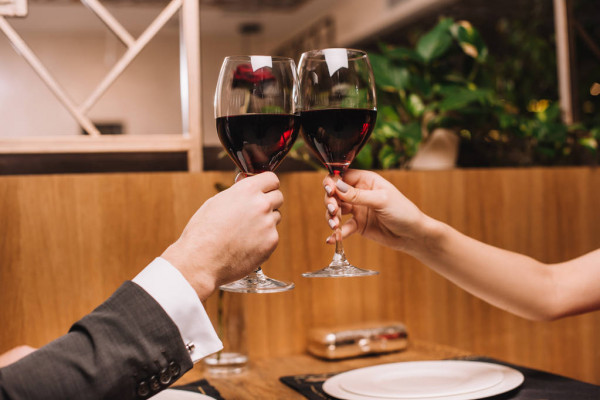
#> input picture 2021-28-06/brinde.jpg, 600 x 400 px
$ python Cp4-Mask.py
#> lines starting #> are read from the running program, lines starting #| are printed output that depends on the picture; after the words box and inside, x2 and y2 are one past the last pixel; in counts of white or black regions, pixels touching at a corner belong together
import cv2 as cv
import numpy as np
from matplotlib import pyplot as plt

src = cv.imread("brinde.jpg")
#> src is the input picture: shape (400, 600, 3); mean B, G, R 73.3, 102.3, 143.6
src = cv.cvtColor(src, cv.COLOR_BGR2RGB) #Reliza-se uma conversão da imagem de BGR para RGB, devido a biblioteca matplotlib utilizar apenas RGB

mask = np.zeros(src.shape[:2], dtype = "uint8") #Transforma a imagem selecionada na cor preta, definindo todos os canais como "zero"
#Outros tipos de dados a ser trabalhados : https://scikit-image.org/docs/dev/user_guide/data_types.html
cv.ellipse(mask,(300,200),(100,175),0,0,360,255,-1) #Desenha uma elipse, passando os parâmetros necessários
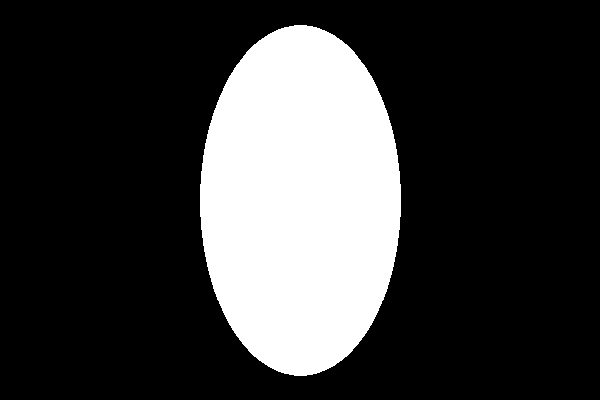
#> mask: shape (400, 600); 23.1% white; 1 white region, box (x1, y1, x2, y2) and area: (200, 25, 401, 376) 55331
src_mask = cv.bitwise_and(src,src, mask= mask) #Sobrepõe o desenho realizado, elipse, em cima da mascara criada, utiliza-se o operador lógico "bitwise" "and" para sobrepor
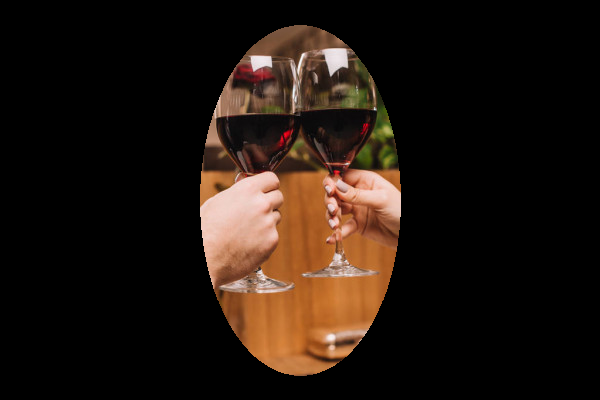
#> src_mask: shape (400, 600, 3); mean R, G, B 33.2, 22.3, 15

plt.subplot(1,3,1) #Define a exbição com 1 linhas, 3 colunas e o indice na qual a imagem irá, no caso o primeiro indice
plt.title("Original") #Titulo para cada plot
plt.imshow(src) #plot desejado

plt.subplot(1,3,2)
plt.title("Máscara binária")
plt.imshow(mask,'gray') #Defini-se um color map para a imgame, assim sendo possivel trabalhar com as escalas cinzas na imagem

plt.subplot(1,3,3)
plt.title("Imagem com máscara")
plt.imshow(src_mask)

plt.show() #Plota-se todas as imagens definidas
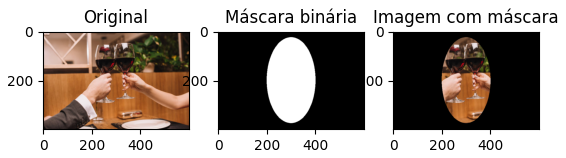
#> figure drawn by matplotlib, 3 panels

$ run again, with 2021-28-06/campo.jpg copied over 2021-28-06/brinde.jpg
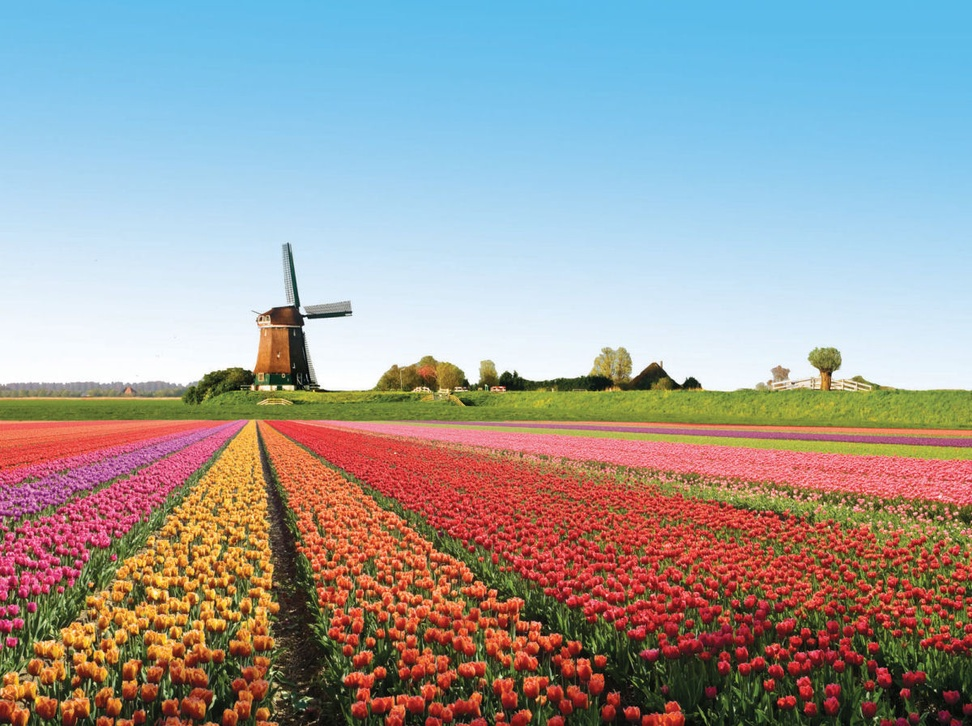
#> input picture 2021-28-06/campo.jpg, 972 x 726 px, shrunk from 1200 x 896 before the run
#> src is the input picture: shape (726, 972, 3); mean B, G, R 155.3, 156.1, 157.1
#> `cv.ellipse(mask,(300,200),(100,175),0,0,360,255,-1)`:
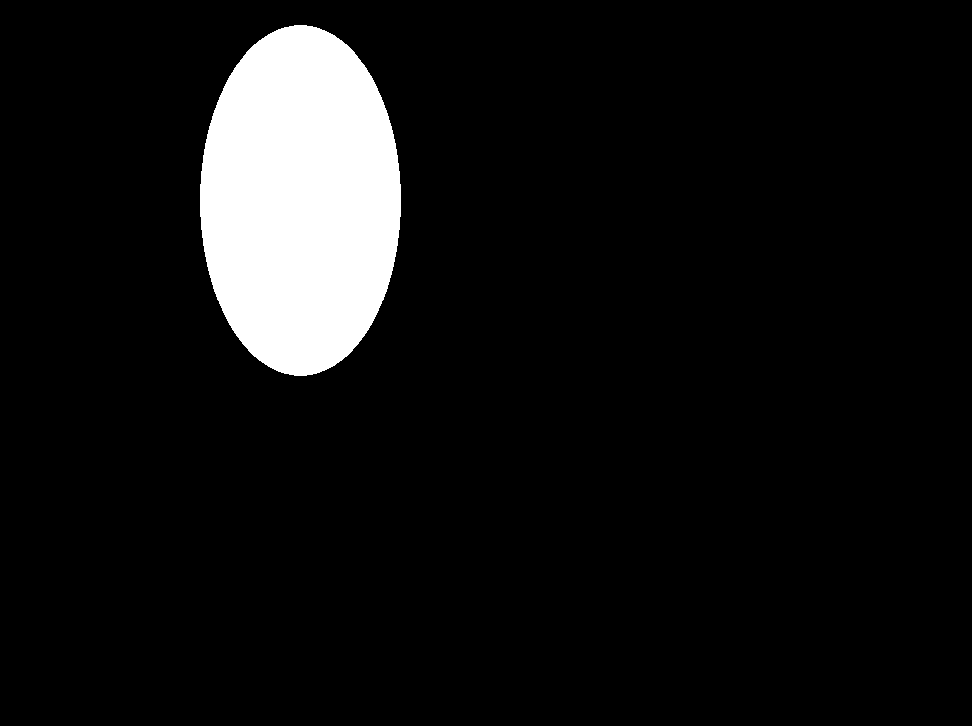
#> mask: shape (726, 972); 7.8% white; 1 white region, box (x1, y1, x2, y2) and area: (200, 25, 401, 376) 55331
#> `plt.show()`:
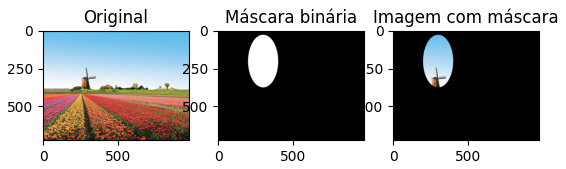
#> figure drawn by matplotlib, 3 panels

$ run again, with 2021-28-06/campoMod.jpg copied over 2021-28-06/brinde.jpg
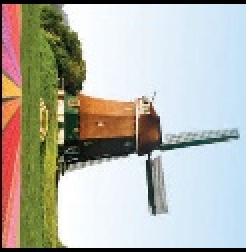
#> input picture 2021-28-06/campoMod.jpg, 123 x 126 px (shown 2 times larger)
#> src is the input picture: shape (126, 123, 3); mean B, G, R 171, 180.5, 181
#> mask: shape (126, 123); every value is 0
#> src_mask: shape (126, 123, 3); every value is 0
#> `plt.show()`:
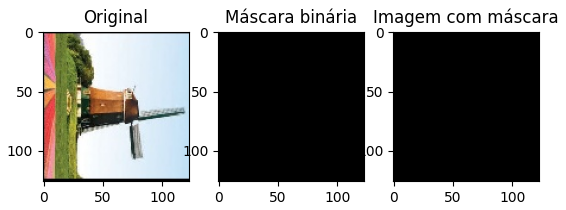
#> figure drawn by matplotlib, 3 panels

$ run again, with 2021-28-06/deserto.jpg copied over 2021-28-06/brinde.jpg
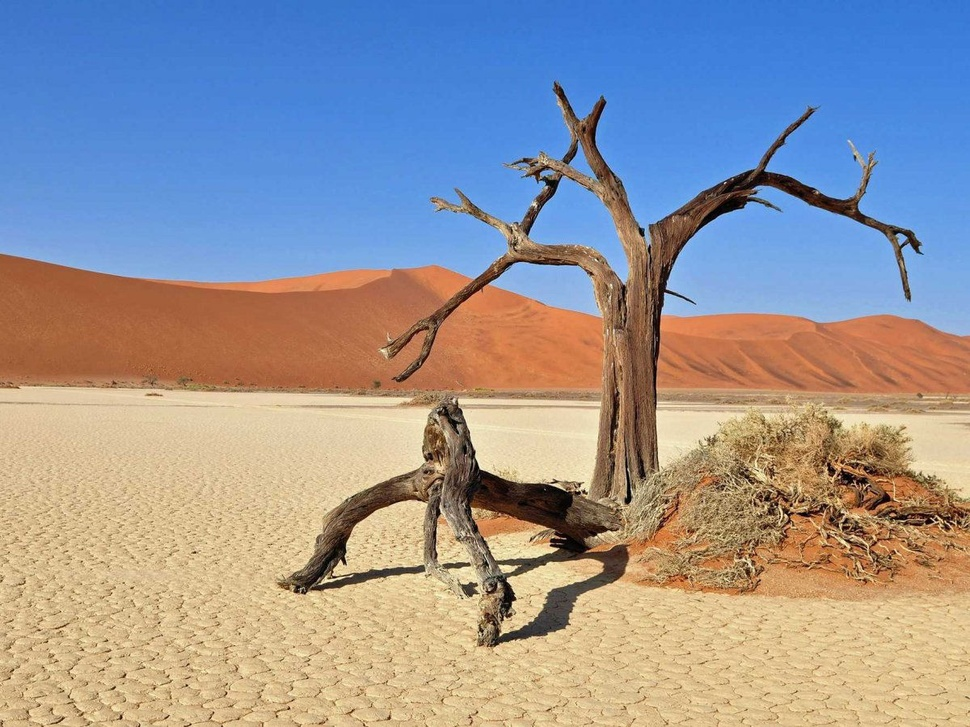
#> input picture 2021-28-06/deserto.jpg, 970 x 727 px, shrunk from 1200 x 899 before the run
#> src is the input picture: shape (727, 970, 3); mean B, G, R 153.4, 150.1, 152.6
#> `cv.ellipse(mask,(300,200),(100,175),0,0,360,255,-1)`:
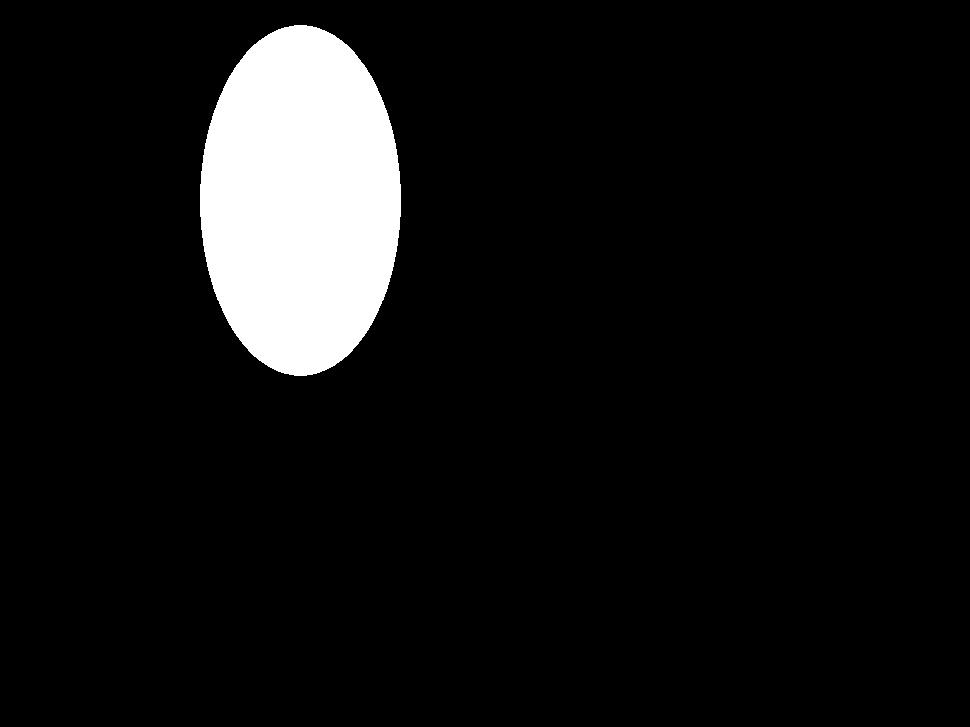
#> mask: shape (727, 970); 7.8% white; 1 white region, box (x1, y1, x2, y2) and area: (200, 25, 401, 376) 55331
#> `plt.show()`:
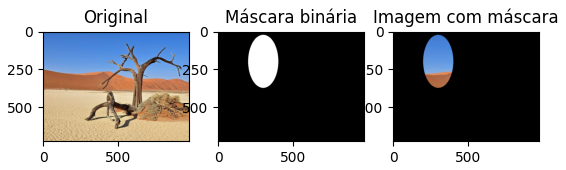
#> figure drawn by matplotlib, 3 panels
